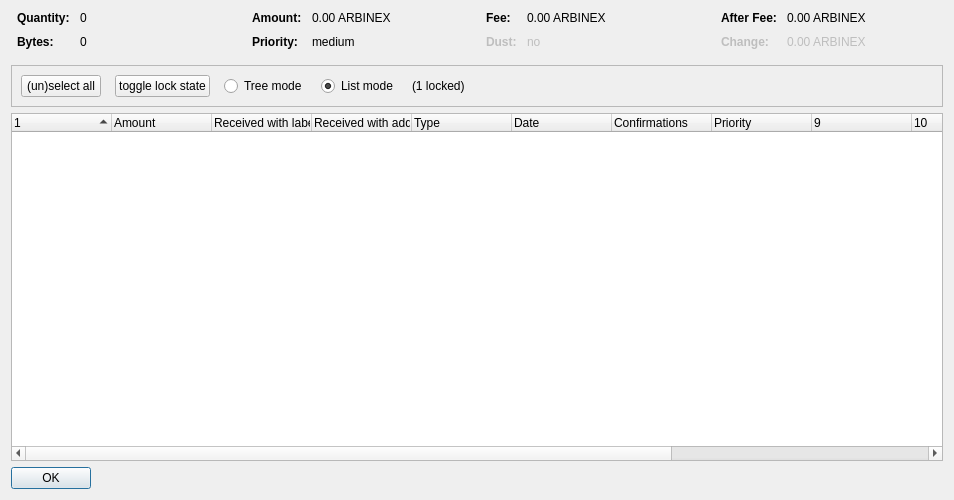
<?xml version="1.0" encoding="UTF-8"?>
<ui version="4.0">
 <class>CoinControlDialog</class>
 <widget class="QDialog" name="CoinControlDialog">
  <property name="geometry">
   <rect>
    <x>0</x>
    <y>0</y>
    <width>954</width>
    <height>500</height>
   </rect>
  </property>
  <property name="windowTitle">
   <string>Coin Selection</string>
  </property>
  <layout class="QVBoxLayout" name="verticalLayout">
   <item>
    <layout class="QHBoxLayout" name="horizontalLayoutTop" stretch="0,0,0,0">
     <property name="topMargin">
      <number>0</number>
     </property>
     <property name="bottomMargin">
      <number>10</number>
     </property>
     <item>
      <layout class="QFormLayout" name="formLayoutCoinControl1">
       <property name="horizontalSpacing">
        <number>10</number>
       </property>
       <property name="verticalSpacing">
        <number>10</number>
       </property>
       <property name="leftMargin">
        <number>6</number>
       </property>
       <property name="rightMargin">
        <number>6</number>
       </property>
       <item row="0" column="0">
        <widget class="QLabel" name="labelCoinControlQuantityText">
         <property name="font">
          <font>
           <weight>75</weight>
           <bold>true</bold>
          </font>
         </property>
         <property name="text">
          <string>Quantity:</string>
         </property>
        </widget>
       </item>
       <item row="0" column="1">
        <widget class="QLabel" name="labelCoinControlQuantity">
         <property name="cursor">
          <cursorShape>IBeamCursor</cursorShape>
         </property>
         <property name="contextMenuPolicy">
          <enum>Qt::ActionsContextMenu</enum>
         </property>
         <property name="text">
          <string notr="true">0</string>
         </property>
         <property name="textInteractionFlags">
          <set>Qt::LinksAccessibleByMouse|Qt::TextSelectableByKeyboard|Qt::TextSelectableByMouse</set>
         </property>
        </widget>
       </item>
       <item row="1" column="0">
        <widget class="QLabel" name="labelCoinControlBytesText">
         <property name="font">
          <font>
           <weight>75</weight>
           <bold>true</bold>
          </font>
         </property>
         <property name="text">
          <string>Bytes:</string>
         </property>
        </widget>
       </item>
       <item row="1" column="1">
        <widget class="QLabel" name="labelCoinControlBytes">
         <property name="cursor">
          <cursorShape>IBeamCursor</cursorShape>
         </property>
         <property name="contextMenuPolicy">
          <enum>Qt::ActionsContextMenu</enum>
         </property>
         <property name="text">
          <string notr="true">0</string>
         </property>
         <property name="textInteractionFlags">
          <set>Qt::LinksAccessibleByMouse|Qt::TextSelectableByKeyboard|Qt::TextSelectableByMouse</set>
         </property>
        </widget>
       </item>
      </layout>
     </item>
     <item>
      <layout class="QFormLayout" name="formLayoutCoinControl2">
       <property name="horizontalSpacing">
        <number>10</number>
       </property>
       <property name="verticalSpacing">
        <number>10</number>
       </property>
       <property name="leftMargin">
        <number>6</number>
       </property>
       <property name="rightMargin">
        <number>6</number>
       </property>
       <item row="0" column="0">
        <widget class="QLabel" name="labelCoinControlAmountText">
         <property name="font">
          <font>
           <weight>75</weight>
           <bold>true</bold>
          </font>
         </property>
         <property name="text">
          <string>Amount:</string>
         </property>
        </widget>
       </item>
       <item row="0" column="1">
        <widget class="QLabel" name="labelCoinControlAmount">
         <property name="cursor">
          <cursorShape>IBeamCursor</cursorShape>
         </property>
         <property name="contextMenuPolicy">
          <enum>Qt::ActionsContextMenu</enum>
         </property>
         <property name="text">
          <string notr="true">0.00 ARBINEX</string>
         </property>
         <property name="textInteractionFlags">
          <set>Qt::LinksAccessibleByMouse|Qt::TextSelectableByKeyboard|Qt::TextSelectableByMouse</set>
         </property>
        </widget>
       </item>
       <item row="1" column="0">
        <widget class="QLabel" name="labelCoinControlPriorityText">
         <property name="font">
          <font>
           <weight>75</weight>
           <bold>true</bold>
          </font>
         </property>
         <property name="text">
          <string>Priority:</string>
         </property>
        </widget>
       </item>
       <item row="1" column="1">
        <widget class="QLabel" name="labelCoinControlPriority">
         <property name="cursor">
          <cursorShape>IBeamCursor</cursorShape>
         </property>
         <property name="contextMenuPolicy">
          <enum>Qt::ActionsContextMenu</enum>
         </property>
         <property name="text">
          <string>medium</string>
         </property>
         <property name="textInteractionFlags">
          <set>Qt::LinksAccessibleByMouse|Qt::TextSelectableByKeyboard|Qt::TextSelectableByMouse</set>
         </property>
        </widget>
       </item>
      </layout>
     </item>
     <item>
      <layout class="QFormLayout" name="formLayoutCoinControl3">
       <property name="horizontalSpacing">
        <number>10</number>
       </property>
       <property name="verticalSpacing">
        <number>10</number>
       </property>
       <property name="leftMargin">
        <number>6</number>
       </property>
       <property name="rightMargin">
        <number>6</number>
       </property>
       <item row="0" column="0">
        <widget class="QLabel" name="labelCoinControlFeeText">
         <property name="font">
          <font>
           <weight>75</weight>
           <bold>true</bold>
          </font>
         </property>
         <property name="text">
          <string>Fee:</string>
         </property>
        </widget>
       </item>
       <item row="0" column="1">
        <widget class="QLabel" name="labelCoinControlFee">
         <property name="cursor">
          <cursorShape>IBeamCursor</cursorShape>
         </property>
         <property name="contextMenuPolicy">
          <enum>Qt::ActionsContextMenu</enum>
         </property>
         <property name="text">
          <string notr="true">0.00 ARBINEX</string>
         </property>
         <property name="textInteractionFlags">
          <set>Qt::LinksAccessibleByMouse|Qt::TextSelectableByKeyboard|Qt::TextSelectableByMouse</set>
         </property>
        </widget>
       </item>
       <item row="1" column="0">
        <widget class="QLabel" name="labelCoinControlLowOutputText">
         <property name="enabled">
          <bool>false</bool>
         </property>
         <property name="font">
          <font>
           <weight>75</weight>
           <bold>true</bold>
          </font>
         </property>
         <property name="text">
          <string>Dust:</string>
         </property>
        </widget>
       </item>
       <item row="1" column="1">
        <widget class="QLabel" name="labelCoinControlLowOutput">
         <property name="enabled">
          <bool>false</bool>
         </property>
         <property name="cursor">
          <cursorShape>IBeamCursor</cursorShape>
         </property>
         <property name="contextMenuPolicy">
          <enum>Qt::ActionsContextMenu</enum>
         </property>
         <property name="text">
          <string>no</string>
         </property>
         <property name="textInteractionFlags">
          <set>Qt::LinksAccessibleByMouse|Qt::TextSelectableByKeyboard|Qt::TextSelectableByMouse</set>
         </property>
        </widget>
       </item>
      </layout>
     </item>
     <item>
      <layout class="QFormLayout" name="formLayoutCoinControl4">
       <property name="horizontalSpacing">
        <number>10</number>
       </property>
       <property name="verticalSpacing">
        <number>10</number>
       </property>
       <property name="leftMargin">
        <number>6</number>
       </property>
       <property name="rightMargin">
        <number>6</number>
       </property>
       <item row="0" column="0">
        <widget class="QLabel" name="labelCoinControlAfterFeeText">
         <property name="font">
          <font>
           <weight>75</weight>
           <bold>true</bold>
          </font>
         </property>
         <property name="text">
          <string>After Fee:</string>
         </property>
        </widget>
       </item>
       <item row="0" column="1">
        <widget class="QLabel" name="labelCoinControlAfterFee">
         <property name="cursor">
          <cursorShape>IBeamCursor</cursorShape>
         </property>
         <property name="contextMenuPolicy">
          <enum>Qt::ActionsContextMenu</enum>
         </property>
         <property name="text">
          <string notr="true">0.00 ARBINEX</string>
         </property>
         <property name="textInteractionFlags">
          <set>Qt::LinksAccessibleByMouse|Qt::TextSelectableByKeyboard|Qt::TextSelectableByMouse</set>
         </property>
        </widget>
       </item>
       <item row="1" column="0">
        <widget class="QLabel" name="labelCoinControlChangeText">
         <property name="enabled">
          <bool>false</bool>
         </property>
         <property name="font">
          <font>
           <weight>75</weight>
           <bold>true</bold>
          </font>
         </property>
         <property name="text">
          <string>Change:</string>
         </property>
        </widget>
       </item>
       <item row="1" column="1">
        <widget class="QLabel" name="labelCoinControlChange">
         <property name="enabled">
          <bool>false</bool>
         </property>
         <property name="cursor">
          <cursorShape>IBeamCursor</cursorShape>
         </property>
         <property name="contextMenuPolicy">
          <enum>Qt::ActionsContextMenu</enum>
         </property>
         <property name="text">
          <string notr="true">0.00 ARBINEX</string>
         </property>
         <property name="textInteractionFlags">
          <set>Qt::LinksAccessibleByMouse|Qt::TextSelectableByKeyboard|Qt::TextSelectableByMouse</set>
         </property>
        </widget>
       </item>
      </layout>
     </item>
    </layout>
   </item>
   <item>
    <widget class="QFrame" name="frame">
     <property name="minimumSize">
      <size>
       <width>0</width>
       <height>40</height>
      </size>
     </property>
     <property name="frameShape">
      <enum>QFrame::StyledPanel</enum>
     </property>
     <property name="frameShadow">
      <enum>QFrame::Sunken</enum>
     </property>
     <layout class="QHBoxLayout" name="horizontalLayout">
      <item>
       <layout class="QHBoxLayout" name="horizontalLayoutPanel" stretch="0,0,0,0,0,0">
        <property name="spacing">
         <number>14</number>
        </property>
        <item>
         <widget class="QPushButton" name="pushButtonSelectAll">
          <property name="sizePolicy">
           <sizepolicy hsizetype="Maximum" vsizetype="Fixed">
            <horstretch>0</horstretch>
            <verstretch>0</verstretch>
           </sizepolicy>
          </property>
          <property name="text">
           <string>(un)select all</string>
          </property>
          <property name="autoDefault">
           <bool>false</bool>
          </property>
         </widget>
        </item>
        <item>
         <widget class="QPushButton" name="pushButtonToggleLock">
          <property name="sizePolicy">
           <sizepolicy hsizetype="Maximum" vsizetype="Fixed">
            <horstretch>0</horstretch>
            <verstretch>0</verstretch>
           </sizepolicy>
          </property>
          <property name="text">
           <string>toggle lock state</string>
          </property>
          <property name="autoDefault">
           <bool>false</bool>
          </property>
         </widget>
        </item>
        <item>
         <widget class="QRadioButton" name="radioTreeMode">
          <property name="sizePolicy">
           <sizepolicy hsizetype="Maximum" vsizetype="Fixed">
            <horstretch>0</horstretch>
            <verstretch>0</verstretch>
           </sizepolicy>
          </property>
          <property name="text">
           <string>Tree mode</string>
          </property>
         </widget>
        </item>
        <item>
         <widget class="QRadioButton" name="radioListMode">
          <property name="sizePolicy">
           <sizepolicy hsizetype="Maximum" vsizetype="Fixed">
            <horstretch>0</horstretch>
            <verstretch>0</verstretch>
           </sizepolicy>
          </property>
          <property name="text">
           <string>List mode</string>
          </property>
          <property name="checked">
           <bool>true</bool>
          </property>
         </widget>
        </item>
        <item>
         <widget class="QLabel" name="labelLocked">
          <property name="text">
           <string>(1 locked)</string>
          </property>
         </widget>
        </item>
        <item>
         <spacer name="horizontalSpacer">
          <property name="orientation">
           <enum>Qt::Horizontal</enum>
          </property>
          <property name="sizeHint" stdset="0">
           <size>
            <width>40</width>
            <height>20</height>
           </size>
          </property>
         </spacer>
        </item>
       </layout>
      </item>
     </layout>
    </widget>
   </item>
   <item>
    <widget class="CoinControlTreeWidget" name="treeWidget">
     <property name="contextMenuPolicy">
      <enum>Qt::CustomContextMenu</enum>
     </property>
     <property name="sortingEnabled">
      <bool>false</bool>
     </property>
     <property name="columnCount">
      <number>13</number>
     </property>
     <attribute name="headerShowSortIndicator" stdset="0">
      <bool>true</bool>
     </attribute>
     <attribute name="headerStretchLastSection">
      <bool>false</bool>
     </attribute>
     <column>
      <property name="text">
       <string/>
      </property>
     </column>
     <column>
      <property name="text">
       <string>Amount</string>
      </property>
     </column>
     <column>
      <property name="text">
       <string>Received with label</string>
      </property>
     </column>
     <column>
      <property name="text">
       <string>Received with address</string>
      </property>
     </column>
     <column>
      <property name="text">
	<string>Type</string>
      </property>
     </column>
     <column>
      <property name="text">	 
       <string>Date</string>
      </property>
     </column>
     <column>
      <property name="text">
       <string>Confirmations</string>
      </property>
      <property name="toolTip">
       <string>Confirmed</string>
      </property>
     </column>
     <column>
      <property name="text">
       <string>Priority</string>
      </property>
     </column>
     <column>
      <property name="text">
       <string/>
      </property>
     </column>
     <column>
      <property name="text">
       <string/>
      </property>
     </column>
     <column>
      <property name="text">
       <string/>
      </property>
     </column>
     <column>
      <property name="text">
       <string/>
      </property>
     </column>
     <column>
      <property name="text">
       <string/>
      </property>
     </column>
    </widget>
   </item>
   <item>
    <widget class="QDialogButtonBox" name="buttonBox">
     <property name="sizePolicy">
      <sizepolicy hsizetype="Maximum" vsizetype="Fixed">
       <horstretch>0</horstretch>
       <verstretch>0</verstretch>
      </sizepolicy>
     </property>
     <property name="orientation">
      <enum>Qt::Horizontal</enum>
     </property>
     <property name="standardButtons">
      <set>QDialogButtonBox::Ok</set>
     </property>
    </widget>
   </item>
  </layout>
 </widget>
 <customwidgets>
  <customwidget>
   <class>CoinControlTreeWidget</class>
   <extends>QTreeWidget</extends>
   <header>coincontroltreewidget.h</header>
  </customwidget>
 </customwidgets>
 <resources/>
 <connections/>
</ui>
